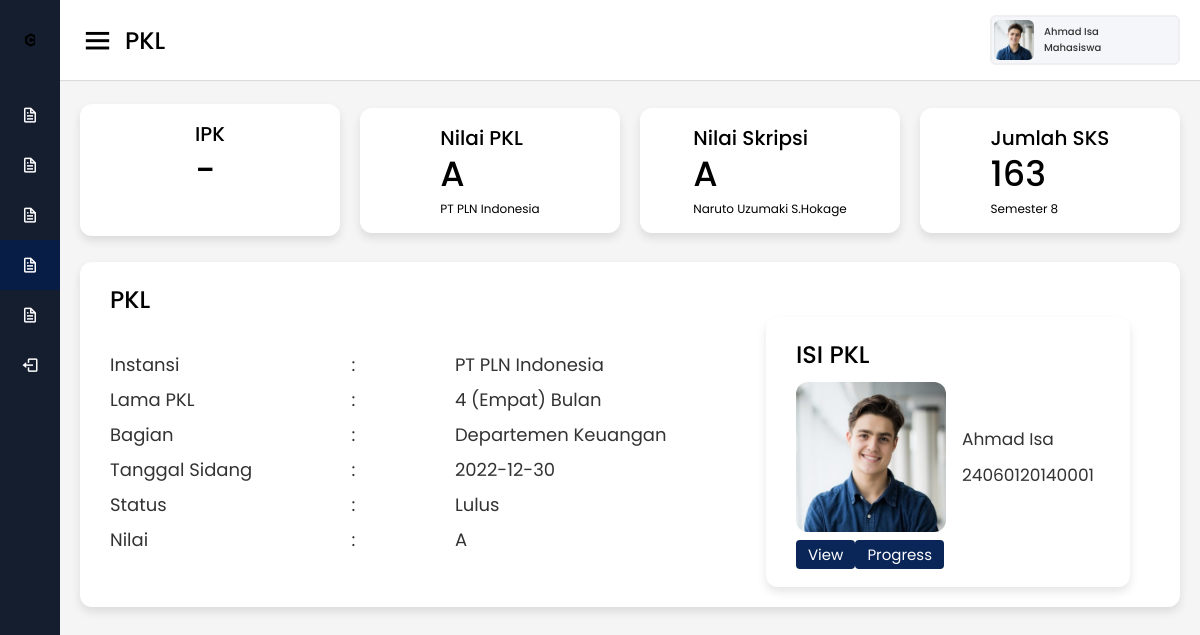
Screenshot of /Mahasiswa/pkl.php?nim=24060120140001 (signed in) with the database file from the repository.
### tables this page shows
CREATE TABLE `skripsi` (
  `NIM` varchar(100) NOT NULL,
  `smt` int(11) NOT NULL,
  `status` varchar(100) NOT NULL DEFAULT '-',
  `nilai_skripsi` varchar(100) NOT NULL DEFAULT '-',
  `tgl_sidang` date NOT NULL,
  `berita_acara` varchar(100) DEFAULT NULL,
  `dospem` varchar(100) NOT NULL DEFAULT '-',
  `file_skripsi` varchar(255) DEFAULT NULL
);

CREATE TABLE `mahasiswa` (
  `NIM` varchar(100) NOT NULL,
  `nama_mhs` varchar(100) NOT NULL,
  `email` varchar(100) NOT NULL,
  `alamat` varchar(100) NOT NULL,
  `no_telp` varchar(100) NOT NULL,
  `angkatan` varchar(100) NOT NULL,
  `status` varchar(100) NOT NULL,
  `foto` varchar(100) NOT NULL,
  `jalur_masuk` varchar(100) NOT NULL,
  `kode_kota_kab` int(100) NOT NULL,
  `username` varchar(100) NOT NULL,
  `NIP_doswal` varchar(100) DEFAULT NULL,
  `NIP_dospem_pkl` varchar(100) DEFAULT NULL,
  `NIP_dospem_skripsi` varchar(100) DEFAULT NULL
);

CREATE TABLE `khs` (
  `NIM` varchar(100) NOT NULL,
  `smt` int(11) NOT NULL,
  `status` varchar(100) NOT NULL DEFAULT '-',
  `jml_sks` int(11) NOT NULL,
  `ips` varchar(100) NOT NULL DEFAULT '-',
  `jml_sksk` int(11) NOT NULL,
  `ipk` varchar(100) NOT NULL DEFAULT '-',
  `file_khs` varchar(255) DEFAULT NULL,
  `validasi` varchar(100) NOT NULL DEFAULT 'Belum Divalidasi'
);

CREATE TABLE `pkl` (
  `NIM` varchar(100) NOT NULL,
  `smt` int(11) NOT NULL,
  `status` varchar(100) NOT NULL,
  `nilai_pkl` varchar(100) DEFAULT NULL,
  `berita_acara` varchar(100) DEFAULT NULL,
  `file_pkl` varchar(100) DEFAULT NULL,
  `instansi` varchar(100) NOT NULL,
  `lama_pkl` varchar(100) NOT NULL,
  `bagian` varchar(100) NOT NULL,
  `tgl_sidang` date NOT NULL
);

### Mahasiswa/header.php (called while the page is built, shortened)
<?php
$NIM = $_GET['nim'];
?>

### Mahasiswa/pkl.php (the view, shortened to what this page needs)
<!DOCTYPE html>
<html lang="en" dir="ltr">
<head>
  <link rel="stylesheet" href="style.css">
  <link href='https://unpkg.com/boxicons@2.0.7/css/boxicons.min.css' rel='stylesheet'>
</head>
<body>
  <?php
  include('header.php');
  ?>
  <div class="sidebar">
    <div class="logo-details">
      <img class="bx bxl-c-plus-plus logoundip" src="images/u.png" alt="">
      <span class="logo_name">UNIVERSITAS DIPONEGORO</span>
    </div>
    <ul class="nav-links">
      <li>
        <?php
          echo '<a href="profil_mahasiswa.php?nim='.$NIM.'" >';
          echo '<i class="bx bx-file"></i>';
          echo '<span class="links_name">Profile</span>';
          echo '</a>';
        ?>
      </li>
      <li>
        <?php
          echo '<a href="irs.php?nim='.$NIM.'">';
          echo '<i class="bx bx-file"></i>';
          echo '<span class="links_name">IRS</span>';
          echo '</a>';
        ?>
      </li>
      <li>
        <?php
          echo '<a href="khs.php?nim='.$NIM.'">';
          echo '<i class="bx bx-file"></i>';
          echo '<span class="links_name">KHS</span>';
          echo '</a>';
        ?>
      </li>
      <li>
        <?php
        echo '<a href="pkl.php?nim='.$NIM.'" class="active">';
        echo '<i class="bx bx-file"></i>';
        echo '<span class="links_name">PKL</span>';
        echo '</a>';
        ?>
      </li>
      <li>
        <?php
        echo '<a href="skripsi.php?nim='.$NIM.'">';
        echo '<i class="bx bx-file"></i>';
        echo '<span class="links_name">Skripsi</span>';
        echo '</a>';
        ?>
      </li>
      <li>
        <a href="../Login/logout.php">
          <i class='bx bx-log-out'></i>
          <span class="links_name">Logout</span>
        </a>
      </li>
    </ul>
  </div>
  <?php
      $pkl = mysqli_query($koneksi, "SELECT * FROM pkl
      WHERE pkl.NIM = '$NIM'; ");
      $mhs = mysqli_query($koneksi, "SELECT * FROM mahasiswa
      WHERE mahasiswa.NIM = '$NIM'; ");
      $khs = mysqli_query($koneksi, "SELECT * FROM khs
      WHERE khs.NIM = '$NIM' ORDER BY smt DESC; ");
      $skripsi = mysqli_query($koneksi, "SELECT * FROM skripsi
      WHERE skripsi.NIM = '$NIM'; ");
      ?>
      <?php
      while($arr_mhs = mysqli_fetch_array($mhs)):
      while($arr_khs = mysqli_fetch_array($khs)):
      while($arr_pkl = mysqli_fetch_array($pkl)):
      while($arr_skripsi = mysqli_fetch_array($skripsi)):
      ?>
  <section class="home-section">
    <nav>
      <div class="sidebar-button">
        <i class='bx bx-menu sidebarBtn'></i>
        <span class="dashboard">PKL</span>
      </div>
      <div class="profile-details">
        <img src="images/<?= $arr_mhs['foto']; ?>" alt="">
        <span class="admin_name"><?= $arr_mhs['nama_mhs']; ?><br>Mahasiswa</span>
      </div>
    </nav>
    <div class="home-content">
      <div class="overview-boxes">
        <div class="box">
          <div class="right-side">
            <div class="box-topic">IPK</div>
            <div class="number"><?= $arr_khs['ipk']; ?></div>
            <div class="indicator">
              <br>
            </div>
          </div>
        </div>
        <div class="box">
          <div class="right-side">
            <div class="box-topic">Nilai PKL</div>
            <div class="number"><?= $arr_pkl['nilai_pkl']; ?></div>
            <div class="indicator">
              <span class="text"><?= $arr_pkl['instansi']; ?></span>
            </div>
          </div>
        </div>
        <div class="box">
          <div class="right-side">
            <div class="box-topic">Nilai Skripsi</div>
            <div class="number"><?= $arr_skripsi['nilai_skripsi']; ?></div>
            <div class="indicator">
              <span class="text"><?= $arr_skripsi['dospem']; ?></span>
            </div>
          </div>
        </div>
        <div class="box">
          <div class="right-side">
            <div class="box-topic">Jumlah SKS</div>
            <div class="number"><?= $arr_khs['jml_sksk']; ?></div>
            <div class="indicator">
              <span class="text">Semester <?= $arr_khs['smt']; ?></span>
            </div>
          </div>
        </div>
      </div>
      <div class="sales-boxes">
        <div class="recent-sales box">
          <div class="title">PKL</div>
          <div class="sales-details">
            <ul class="details">
              <li><a href="#">Instansi</a></li>
              <li><a href="#">Lama PKL</a></li>
              <li><a href="#">Bagian</a></li>
              <li><a href="#">Tanggal Sidang</a></li>
              <li><a href="#">Status</a></li>
              <li><a href="#">Nilai</a></li>
            </ul>
            <ul class="details">
              <li><a href="#">:</a></li>
              <li><a href="#">:</a></li>
              <li><a href="#">:</a></li>
              <li><a href="#">:</a></li>
              <li><a href="#">:</a></li>
              <li><a href="#">:</a></li>
            </ul>
            <ul class="details">
              <li><a><?= $arr_pkl['instansi']; ?></a></li>
              <li><a><?= $arr_pkl['lama_pkl']; ?></a></li>
              <li><a><?= $arr_pkl['bagian']; ?></a></li>
              <li><a><?= $arr_pkl['tgl_sidang']; ?></a></li>
              <li><a><?= $arr_pkl['status']; ?></a></li>
              <li><a><?= $arr_pkl['nilai_pkl']; ?></a></li>
            </ul>
            <?php endwhile?>
            <div class="top-sales box">
              <table>
                <div class="title">ISI PKL</div>
                <ul class="top-sales-details">
                  <li>
                    <a href="#">
                      <img src="images/<?= $arr_mhs['foto']; ?>" alt="">
                    </a>
                  <ul>
                    <li><span class="product"><?= $arr_mhs['nama_mhs']; ?></span></li>
                    <li><span class="price"><?= $arr_mhs['NIM']; ?></span></li>
                  </ul>
                  <br>
                  </li>
                  <?php endwhile?>
                  <?php endwhile?>
                  <?php endwhile?>
                  <?php
                  echo '<a href="scanpkl.php?nim='.$NIM.'" class="tombol">View</a>';
                  echo '<a href="progress_pkl.php?nim='.$NIM.'" class="tombol">Progress</a>';
                  ?>
                </ul>
              </div>
          </div>
        </div>
      </div>
    </div>
  </section>
</body>
</html>

### rows the page displays
khs: ipk "-", jml_sksk "163", smt "8"
pkl: nilai_pkl "A", instansi "PT PLN Indonesia", lama_pkl "4 (Empat) Bulan", bagian "Departemen Keuangan", tgl_sidang "2022-12-30", status "Lulus", NIM.foto (picture), NIM.nama_mhs "Ahmad Isa", NIM.NIM "24060120140001"
skripsi: NIM.foto (picture), NIM.nama_mhs "Ahmad Isa", nilai_skripsi "A", dospem "Naruto Uzumaki S.Hokage"
